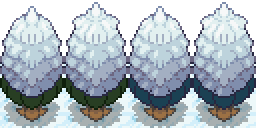
#> input picture tools/sources/snow/cây vùng băng tuyết.png, 256 x 128 px, found by its file name; its folder holds 6 pictures in this run
$ python analyze_trees.py
#> lines starting #> are read from the running program, lines starting #| are printed output that depends on the picture
import os
from PIL import Image
import numpy as np

src_dir = 'tools/sources/snow'

def check_trees(name):
#> called with name = 'cây vùng băng tuyết.png'
    p = os.path.join(src_dir, name)
    im = Image.open(p).convert("RGBA")
#> im is the input picture: PIL image 256x128 RGBA; mean R, G, B, A 127.8, 138.5, 146.4, 211.3
    arr = np.array(im)
    print(f"=== {name} Trees (64x128 each) ===")
    for c in range(4):
        col = arr[:, c*64:(c+1)*64]
        # Check rows 0..64 (top) vs 64..128 (bottom trunk/ground)
        top = col[0:64, :]
        bot = col[64:128, :]
        snow_px = np.sum((col[:, :, 0] == 237) & (col[:, :, 1] == 248) & (col[:, :, 2] == 249))
        snow_bot = np.sum((bot[:, :, 0] == 237) & (bot[:, :, 1] == 248) & (bot[:, :, 2] == 249))
        print(f"  Tree {c}: total snow={snow_px} px, bottom snow={snow_bot} px, total opaque={np.sum(col[:,:,3]>0)}")
#> this loop made 4 passes
#|   Tree 0: total snow=420 px, bottom snow=420 px, total opaque=6680
#|   Tree 1: total snow=420 px, bottom snow=420 px, total opaque=6896
#|   Tree 2: total snow=420 px, bottom snow=420 px, total opaque=6680
#|   Tree 3: total snow=420 px, bottom snow=420 px, total opaque=6896
#> pass 1, in check_trees, `top = col[0:64, :]`:
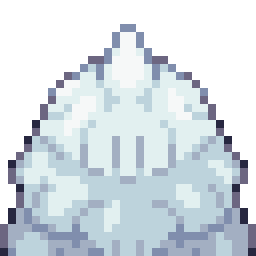
#> top: shape (64, 64, 4) (shown 4 times larger); mean R, G, B, A 118.6, 127.6, 134, 160.9; transparent parts drawn white
#> pass 1, in check_trees, `bot = col[64:128, :]`:
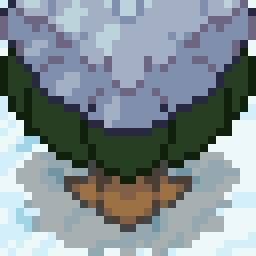
#> bot: shape (64, 64, 4) (shown 4 times larger); mean R, G, B, A 131.5, 143, 148, 255
#> pass 2, in check_trees, `col = arr[:, c*64:(c+1)*64]`:
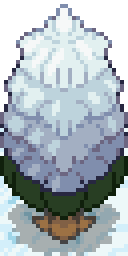
#> col: shape (128, 64, 4) (shown 2 times larger); mean R, G, B, A 130.7, 141.3, 147.1, 214.7; transparent parts drawn white

check_trees("cây vùng băng tuyết.png")
check_trees("cây vùng băng tuyết 2.png")
#> call 2 of check_trees, with name = 'cây vùng băng tuyết 2.png'
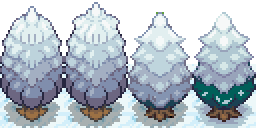
#> input picture tools/sources/snow/cây vùng băng tuyết 2.png, 256 x 128 px, found by its file name
#> in check_trees, im is the input picture: PIL image 256x128 RGBA; mean R, G, B, A 124.1, 134.6, 143.8, 198.6
#> the loop in check_trees (call 2), `for c in range(4):` made 4 passes
#> (snow_px, snow_bot) on passes 1 to 4: (420, 420), (420, 420), (432, 432), (412, 412)
#|   Tree 0: total snow=420 px, bottom snow=420 px, total opaque=6680
#|   Tree 1: total snow=420 px, bottom snow=420 px, total opaque=6896
#|   Tree 2: total snow=432 px, bottom snow=432 px, total opaque=5968
#|   Tree 3: total snow=412 px, bottom snow=412 px, total opaque=5980
#> pass 1, in check_trees (call 2), `col = arr[:, c*64:(c+1)*64]`:
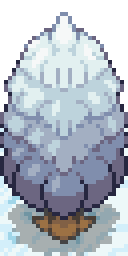
#> col: shape (128, 64, 4) (shown 2 times larger); mean R, G, B, A 131, 139.2, 149.8, 207.9; transparent parts drawn white
#> pass 1, in check_trees (call 2), `bot = col[64:128, :]`:
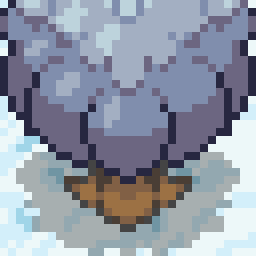
#> bot: shape (64, 64, 4) (shown 4 times larger); mean R, G, B, A 143.5, 150.7, 165.5, 255
#> pass 2, in check_trees (call 2), `top = col[0:64, :]`:
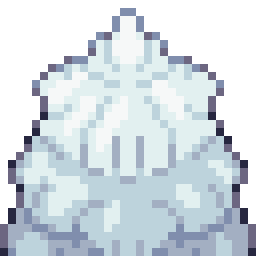
#> top: shape (64, 64, 4) (shown 4 times larger); mean R, G, B, A 129.9, 139.5, 146, 174.3; transparent parts drawn white
